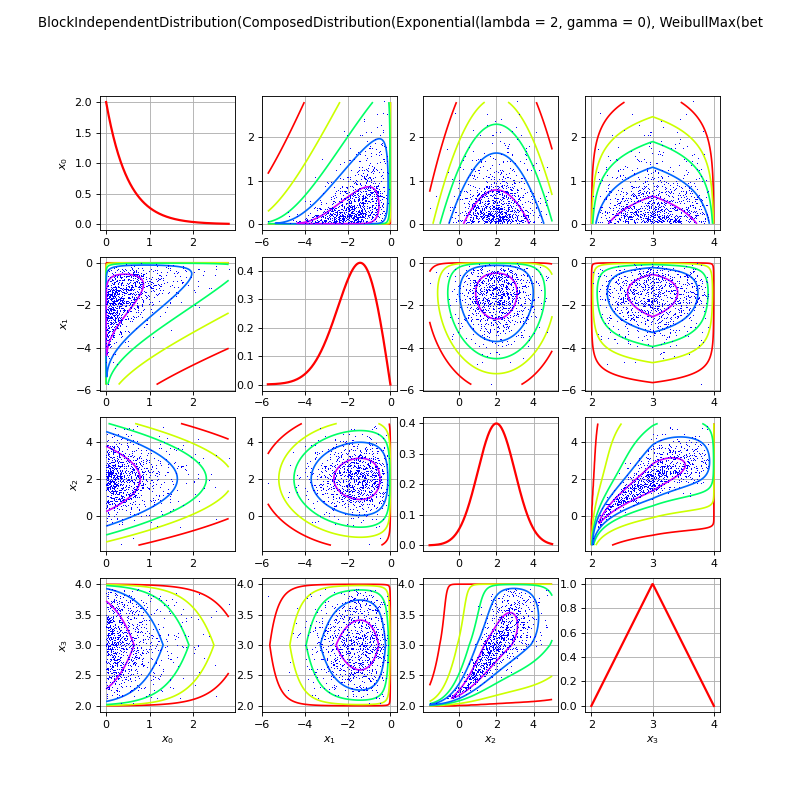

Reproduce this figure in Python.
import openturns as ot
from matplotlib import pyplot as plt
from openturns.viewer import View
if ot.BlockIndependentDistribution().__class__.__name__ == 'ComposedCopula':
    distribution = ot.ComposedCopula([ot.ClaytonCopula(2.0), ot.GumbelCopula(3.0)])
elif ot.BlockIndependentDistribution().__class__.__name__ == 'ComposedDistribution':
    R = ot.CorrelationMatrix(3)
    R[0,1]=0.5
    R[0,2]=0.3
    R[1,2]=-0.2
    copula = ot.NormalCopula(R)
    marginals = [ot.Uniform(1.0, 2.0), ot.Normal(2.0, 3.0), ot.Gamma(5.5, 2.0)]
    distribution = ot.ComposedDistribution(marginals, copula)
elif ot.BlockIndependentDistribution().__class__.__name__ == 'BlockIndependentDistribution':
    R = ot.CorrelationMatrix(2)
    R[0,1]=0.5
    atom1 = ot.ComposedDistribution([ot.Exponential(2.0), ot.WeibullMax(2.0, 2.0)], ot.NormalCopula(R))
    atom2 = ot.ComposedDistribution([ot.Normal(2.0, 1.0), ot.Triangular(2.0, 3.0, 4.0)], ot.ClaytonCopula(3.0))
    distribution = ot.BlockIndependentDistribution([atom1, atom2])
else:
    distribution = ot.BlockIndependentDistribution()
dimension = distribution.getDimension()
mean = distribution.getMean()
std = distribution.getStandardDeviation()
xMin = distribution.getRange().getLowerBound()
xMax = distribution.getRange().getUpperBound()
xMin = [max(xMin[i], mean[i] - 3.0 * std[i]) for i in range(dimension)]
xMax = [min(xMax[i], mean[i] + 3.0 * std[i]) for i in range(dimension)]
size = 1000
sample = distribution.getSample(size)
sMin = sample.getMin()
sMax = sample.getMax()
xMin = [min(xMin[i], sMin[i]) for i in range(dimension)]
xMax = [max(xMax[i], sMax[i]) for i in range(dimension)]
n_rows = dimension
n_cols = dimension
fig = plt.figure(figsize=(10, 10))
for j in range(dimension):
    for i in range(dimension):
        pdf_axis = fig.add_subplot(n_rows, n_cols, j*dimension+i+1)
        if i == j:
            pdf_graph = distribution.drawMarginal1DPDF(i, xMin[i], xMax[i], 256)
        else:
            pdf_graph = distribution.drawMarginal2DPDF(i, j, [xMin[i], xMin[j]], [xMax[i], xMax[j]], [256]*2)
            cloud = ot.Cloud(sample.getMarginal([i, j]))
            cloud.setPointStyle("dot")
            pdf_graph.add(cloud)
        pdf_graph.setTitle("")
        pdf_graph.setXTitle("")
        pdf_graph.setYTitle("")
        if i == 0:
            pdf_graph.setYTitle(r"$x_" + str(j) + r"$")
        if j == dimension-1:
            pdf_graph.setXTitle(r"$x_" + str(i) + r"$")
        View(pdf_graph, figure=fig, axes=[pdf_axis], add_legend=False, square_axes=distribution.isCopula())
title = str(distribution)[:100].split('\n')[0]
fig.suptitle(title)
